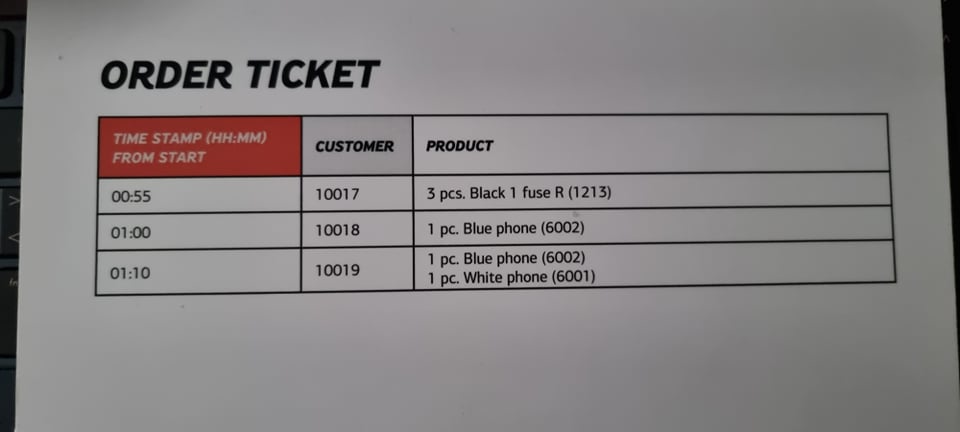
#> input picture Move2x/Core/Order2.jpg, 960 x 432 px, found by its file name
$ python Core.py
#> lines starting #> are read from the running program, lines starting #| are printed output that depends on the picture
### Move2x/ImageReader/controller/imageReaderController.py
import cv2
import pytesseract as pt

pt.pytesseract.tesseract_cmd = 'C:\\Program Files\\Tesseract-OCR\\tesseract.exe'


def imageColorRGB(image):
    return cv2.cvtColor(image, cv2.COLOR_BGR2GRAY)

def listOfWords(path):
#> called with path = 'order2.jpg'
    img = cv2.imread(path)
#> img is the input picture: shape (432, 960, 3); mean B, G, R 130.6, 130.1, 134

    img = imageColorRGB(img)
#> in imageColorRGB, `return cv2.cvtColor(image, cv2.COLOR_BGR2GRAY)`:
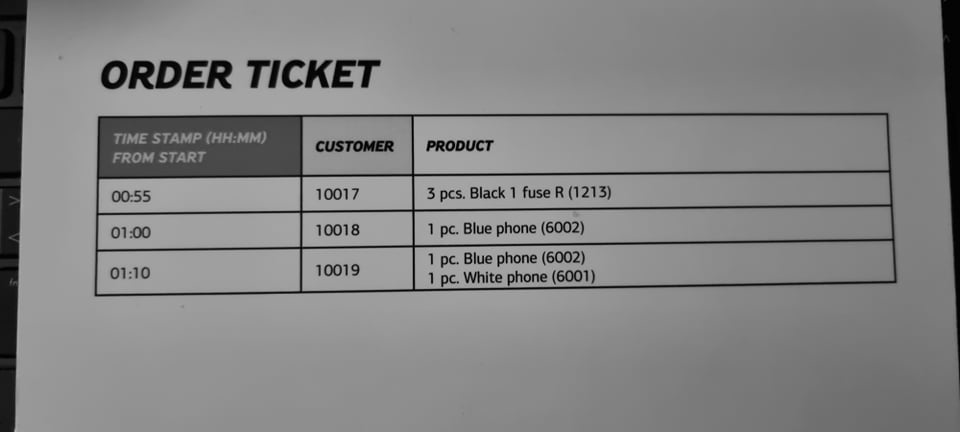
#> returned value: shape (432, 960); min 0, max 189, mean 131.4
    hImg, wImag  = img.shape
#> hImg = 432; wImag = 960
#> (the run stopped early here; a loop or call above may not have finished)
